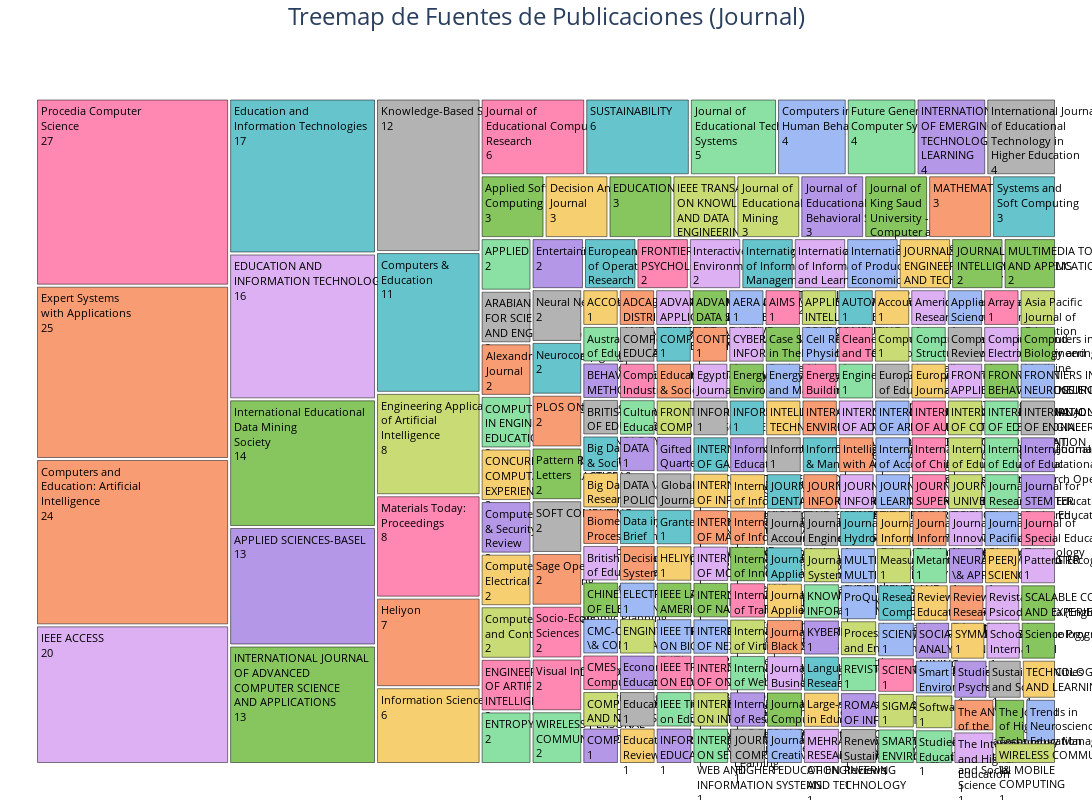

This figure's notebook cell:
### Markdown cell above
## Análisis de fuentes de publicaciones

### Code cell
eda_bib.journal_tree_map(df)

### Figure 1 — Plotly figure (JSON) as saved in the notebook; plotly's stock layout.template omitted (floating-point values rounded to 4 significant figures; data arrays with more than 128 entries replaced by an {"elided": "..."} marker saying what was removed)
{"data": [{"branchvalues": "total", "customdata": {"elided": "229x1 str values"}, "domain": {"x": [0, 1], "y": [0, 1]}, "hovertemplate": "<b>%{label}</b><br>Publicaciones: %{value}<extra></extra>", "ids": {"elided": "229 str values"}, "labels": {"elided": "229 str values"}, "marker": {"colors": {"elided": "229 str values"}, "line": {"color": "black", "width": 0.5}}, "name": "", "parents": {"elided": "229 str values"}, "textfont": {"color": "black", "size": 25}, "textinfo": "label+value", "type": "treemap", "values": {"elided": "229 int values"}}], "layout": {"height": 800, "legend": {"tracegroupgap": 0}, "margin": {"b": 25, "l": 25, "r": 25, "t": 50}, "title": {"font": {"size": 24}, "text": "Treemap de Fuentes de Publicaciones (Journal)", "x": 0.5}, "treemapcolorway": ["rgb(102, 197, 204)", "rgb(246, 207, 113)", "rgb(248, 156, 116)", "rgb(220, 176, 242)", "rgb(135, 197, 95)", "rgb(158, 185, 243)", "rgb(254, 136, 177)", "rgb(201, 219, 116)", "rgb(139, 224, 164)", "rgb(180, 151, 231)", "rgb(179, 179, 179)"], "uniformtext": {"minsize": 11, "mode": "show"}, "width": 1200}}
